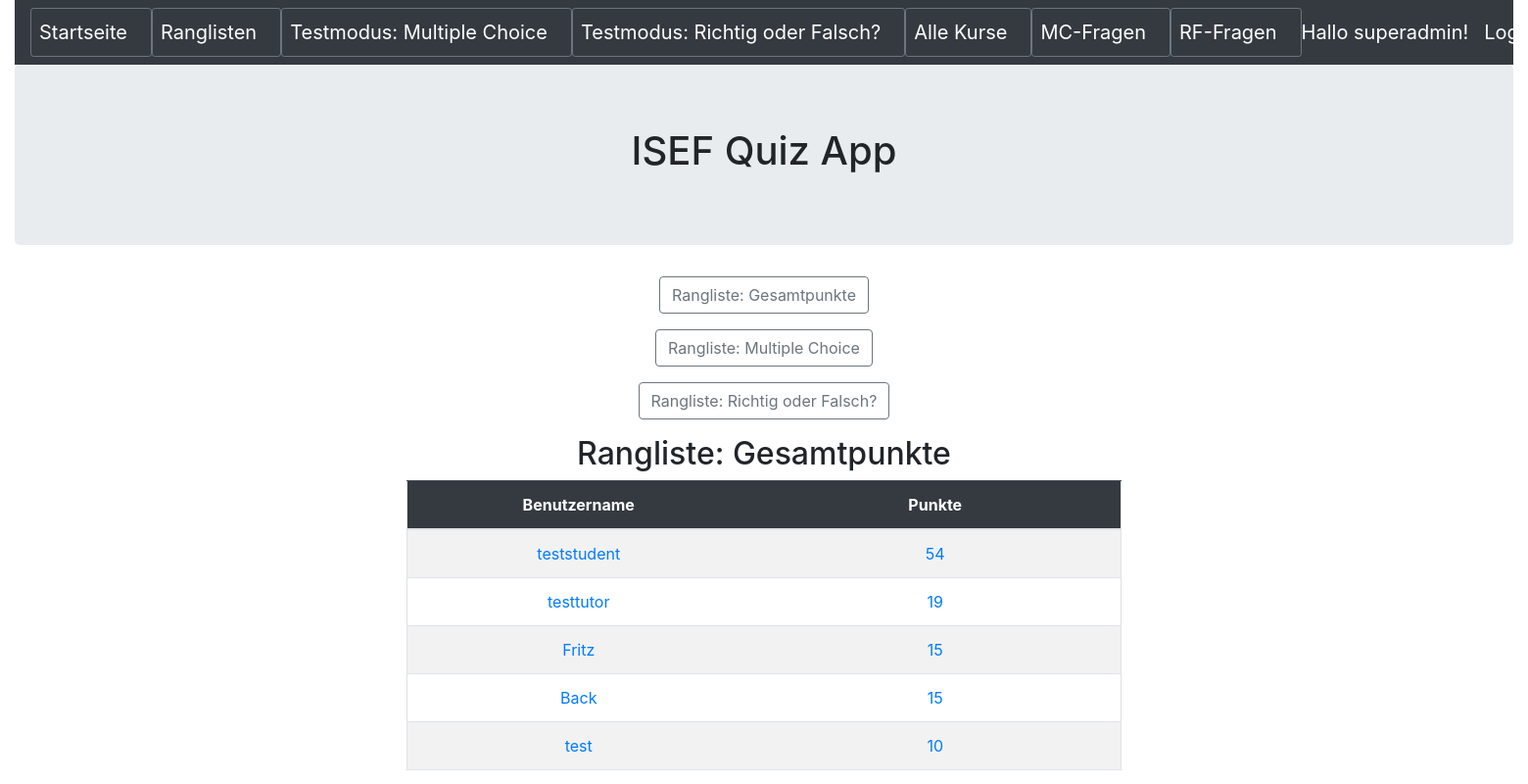
The app's page /ergebnistopgroupbypunkte (signed in) with its own data.
### quiz/models.py (models this page shows, shortened)
class Ergebnis(models.Model):
    testmodus = models.CharField(max_length=20,blank=False)
    benutzername = models.CharField(max_length=50,blank=False)
    kursid = models.CharField(max_length=5,blank=False)
    kursname = models.CharField(max_length=50,blank=False)
    zeitsekunden = models.IntegerField(blank=False)
    datum = models.DateField(auto_now_add=True)
    punkte = models.IntegerField(blank=False)
    fragentotal = models.IntegerField(blank=False)
    fragenkorrekt = models.IntegerField(blank=False)
    fragenfalsch = models.IntegerField(blank=False)

### quiz/views.py (the view)
# urls.py: path('ergebnistopgroupbypunkte', ErgebnisTopGroupByPunkte.as_view(), name='ergebnis_topgroupbypunkte'),
class ErgebnisTopGroupByPunkte(AuthListView):
    model = Ergebnis
    template_name = 'ergebnis/ergebnis_topgroupbypunkte.html'
    fields = '__all__'
    permission_required = ('quiz.view_ergebnis')
    def get_queryset(self):
        return Ergebnis.objects.raw('select id, benutzername, sum(punkte) as punkte from quiz_ergebnis group by benutzername order by punkte DESC')

### quiz/templates/ergebnis/ergebnis_topgroupbypunkte.html
{% extends 'base.html' %}
{% block content %}
<div class="text-center">
	<p><button type="button" class="btn btn-outline-secondary" onclick="location.href='{% url 'ergebnis_topgroupbypunkte'  %}'"> Rangliste: Gesamtpunkte</button></p>
	<p><button type="button" class="btn btn-outline-secondary " onclick="location.href='{% url 'ergebnis_topmcgroupbypunkte' %}'"> Rangliste: Multiple Choice</button></p>
	<p><button type="button" class="btn btn-outline-secondary" onclick="location.href='{% url 'ergebnis_toprfgroupbypunkte' %}'"> Rangliste: Richtig oder Falsch?</button></p>
</div>
<h2 class="text-center">Rangliste: Gesamtpunkte</h2>
<div class="container text-center">
	<div class="row justify-content-md-center">
		<div class="col-sm-8 ">
			<table  class ="table border table-hover table-striped">
				<thead class="table-dark">
					<th width=350 scope = "col">Benutzername</th>
					<th scope = "col">Punkte</th>
				</thead>
				<tbody>
				{% for ergebnis in object_list %}
					<tr>
						<td> <a href="{% url 'ergebnis_detail' ergebnis.pk %}">{{ ergebnis.benutzername }}</a> </td>
						<td> <a href="{% url 'ergebnis_detail' ergebnis.pk %}">{{ ergebnis.punkte }}</a> </td>
					</tr>
				{% endfor %}
				</tbody>
			</table>
		</div>
	</div>
</div>
{% endblock content %}

### templates/base.html (shortened to what this page needs)
<!DOCTYPE html>
<html>
  <head>
	<link rel="stylesheet" href="https://stackpath.bootstrapcdn.com/bootstrap/4.5.0/css/bootstrap.min.css">
  </head>
  <body>
    <div class="container-fluid">
        <header>
            <nav class="navbar navbar-expand-lg navbar-dark bg-dark">
                <button type="button" class="btn btn-outline-secondary btn-sm"><a class="navbar-brand" href="{% url 'index' %}">Startseite</a></button>
                <button type="button" class="btn btn-outline-secondary btn-sm"><a class="navbar-brand" href="{% url 'ergebnis_start' %}">Ranglisten</a></button>
                <button type="button" class="btn btn-outline-secondary btn-sm"><a class="navbar-brand" href="{% url 'mctest_select' %}">Testmodus: Multiple Choice</a></button>
                <button type="button" class="btn btn-outline-secondary btn-sm"><a class="navbar-brand" href="{% url 'rftest_select' %}">Testmodus: Richtig oder Falsch?</a></button>
                <button type="button" class="btn btn-outline-secondary btn-sm"><a class="navbar-brand" href="{% url 'kurs_start' %}">Alle Kurse</a></button>
                <button type="button" class="btn btn-outline-secondary btn-sm"><a class="navbar-brand" href="{% url 'frage_start' %}">MC-Fragen</a></button>
                <button type="button" class="btn btn-outline-secondary btn-sm"><a class="navbar-brand" href="{% url 'richtigoderfalsch_start' %}">RF-Fragen</a></button>
				{% if user.is_authenticated %}
                <a class="navbar-brand ml-auto order-md-last ">Hallo {{ user.get_username }}!</a>
                <a class="navbar-brand ml-auto order-md-last" href="{% url 'logout'%}?next={{request.path}}">Logout</a>
                {% else %}
                <a class="navbar-brand ml-auto order-md-last" href="{% url 'login'%}?next={{request.path}}">Login</a>
                {% endif %}
            </nav>
        </header>
        <div class="jumbotron">
            <h1 class="text-center">ISEF Quiz App</h1>
        </div>
        {% block content %}
        {% endblock content %}
    </div>
  </body>
</html>

### records on screen
Ergebnis: benutzername "teststudent", punkte "54"
Ergebnis: benutzername "testtutor", punkte "19"
Ergebnis: benutzername "Fritz", punkte "15"
Ergebnis: benutzername "Back", punkte "15"
Ergebnis: benutzername "test", punkte "10"

### other values on screen
{{ user.get_username }} "superadmin"
